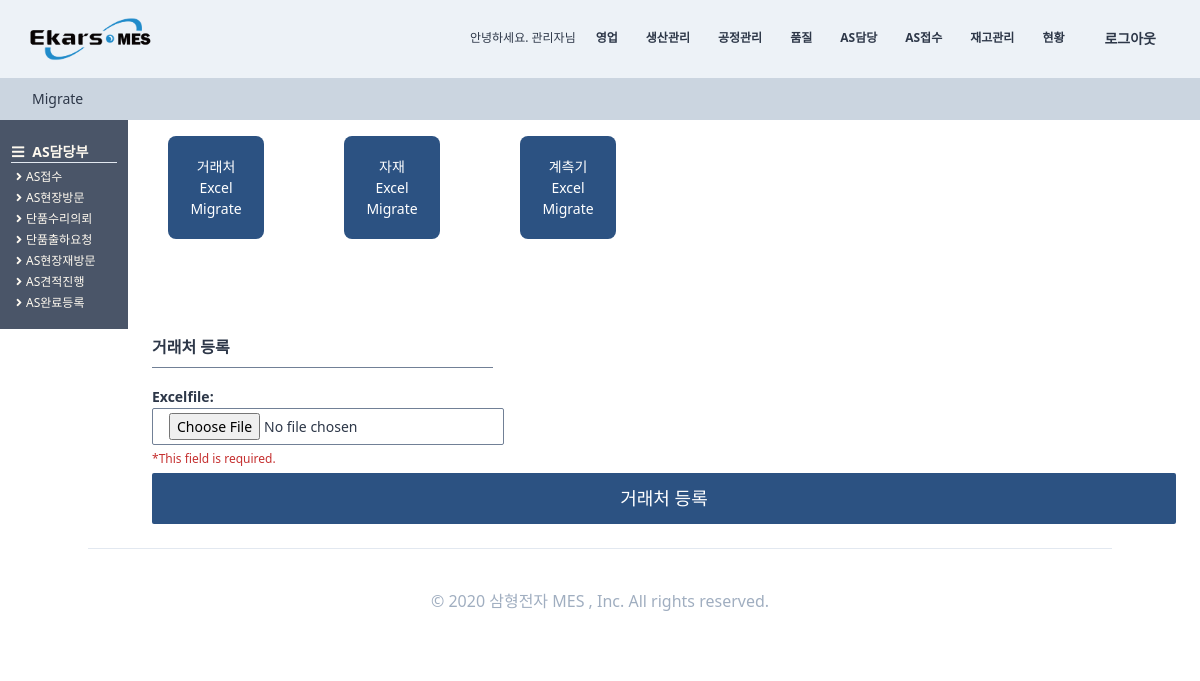
Before: /partnermigrate (signed in) with the older database file.
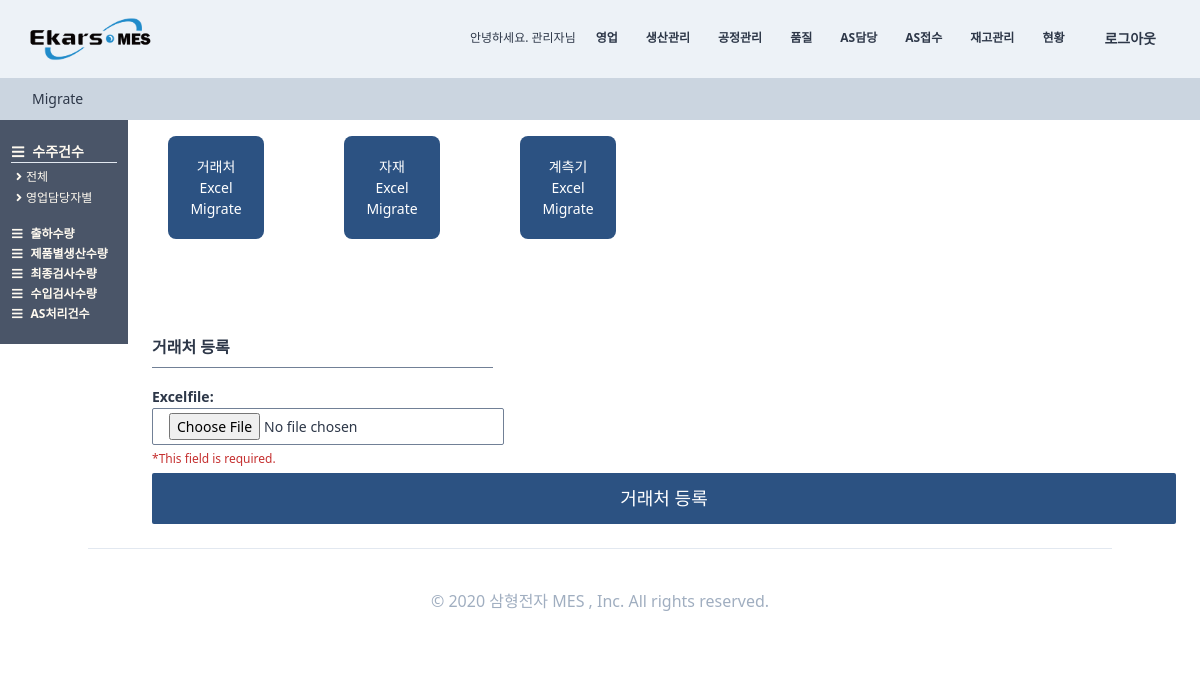
After: the same page with the newer database file.
### core/views.py (the view, shortened to what this page needs)
# urls.py: path("partnermigrate", views.partnermigrate, name="partnermigrate"),
def partnermigrate(request):
    form = forms.partnermigrate(request.POST)
    if form.is_valid():
        try:
            Excelfile = request.FILES["Excelfile"]
        except:
            Excelfile = None
        result = open(Excelfile, "w")
        while True:
            line = result.readline()
            print(line)
            if not line:
                break
        result.close()
        messages.success(request, "거래처가 등록되었습니다.")
        return redirect(reverse("StandardInformation:partner"))
    else:
        try:
            Excelfile = request.FILES["Excelfile"]
        except:
            return render(request, "migrate/partnermigrate.html", {"form": form})
    return render(request, "migrate/partnermigrate.html", {"form": form})

### core/forms.py (shortened to what this page needs)
class partnermigrate(forms.ModelForm):
    class Meta:
        model = models.partnermigrate
        fields = ("Excelfile",)

### users/models.py (called while the page is built)
    def __str__(self):
        return self.first_name

    def lenofpart(self):
        num = self.부서.count()
        return num

### templates/migrate/partnermigrate.html (shortened to what this page needs)
{%extends "base.html"%}
{%load static%}
{% block content %}
<div class="w-full bg-gray-400 h-10 items-center -mt-4 font-normal fixed justify-center text-sm py-2 pl-8 ">
    <div class="">Migrate</div>
</div>
<div class="flex flex-col pl-32">
    <div class="flex">
        <div class="p-10">
            <a href="{%url "core:partnermigrate" %}">
                <div class="btn-link p-5">거래처 Excel Migrate</div>
            </a>
        </div>
        <div class="p-10">
            <a href="{%url "core:materialmigrate" %}">
                <div class="btn-link p-5">자재 Excel Migrate</div>
            </a>
        </div>
        <div class="p-10">
            <a href="{%url "core:measuremigrate" %}">
                <div class="btn-link p-5">계측기 Excel Migrate</div>
            </a>
        </div>
    </div>
    <div class=" h-full -mt-6 font-normal pt-12 flex flex-row">
        <div class="flex flex-col p-6 w-full">
            <span class="border-b w-1/3 mb-3 border-gray-600 pb-2 font-semibold text-base">거래처 등록 </span>
            {% include 'mixins/normal/normal_form.html' with form=form cta="거래처 등록"%}
        </div>
    </div>
</div>
{%endblock content %}

Changed rows visible on the page:
changed User "관리자": nowPart_id 65 → 68 (drawn)
Other visible differences:
text no longer shown: "AS담당부 AS접수 AS현장방문 단품수리의뢰 단품출하요청 AS현장재방문 AS견적진행 AS완료등록"
text now shown: "수주건수 전체 영업담당자별 출하수량 제품별생산수량 최종검사수량 수입검사수량 AS처리건수"
